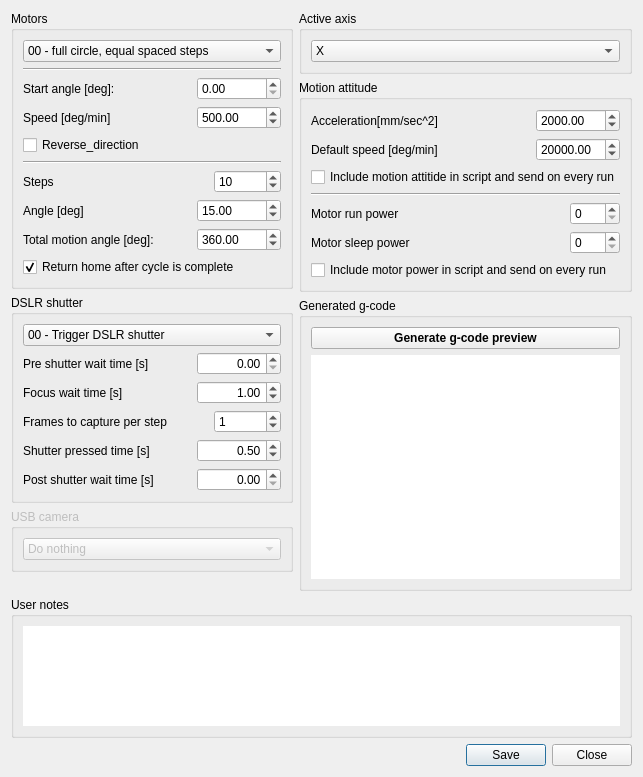
<?xml version="1.0" encoding="UTF-8"?>
<ui version="4.0">
 <class>CodeGenerator</class>
 <widget class="QDialog" name="CodeGenerator">
  <property name="geometry">
   <rect>
    <x>0</x>
    <y>0</y>
    <width>643</width>
    <height>777</height>
   </rect>
  </property>
  <property name="windowTitle">
   <string>Code Generator</string>
  </property>
  <layout class="QGridLayout" name="gridLayout_3">
   <item row="2" column="0">
    <widget class="QGroupBox" name="groupBox_6">
     <property name="sizePolicy">
      <sizepolicy hsizetype="Preferred" vsizetype="Preferred">
       <horstretch>0</horstretch>
       <verstretch>0</verstretch>
      </sizepolicy>
     </property>
     <property name="title">
      <string>User notes</string>
     </property>
     <layout class="QGridLayout" name="gridLayout_2">
      <item row="0" column="0">
       <widget class="QTextEdit" name="text_note">
        <property name="sizePolicy">
         <sizepolicy hsizetype="Preferred" vsizetype="Ignored">
          <horstretch>0</horstretch>
          <verstretch>0</verstretch>
         </sizepolicy>
        </property>
        <property name="minimumSize">
         <size>
          <width>0</width>
          <height>100</height>
         </size>
        </property>
        <property name="frameShape">
         <enum>QFrame::NoFrame</enum>
        </property>
        <property name="acceptRichText">
         <bool>false</bool>
        </property>
       </widget>
      </item>
     </layout>
    </widget>
   </item>
   <item row="0" column="0">
    <layout class="QHBoxLayout" name="horizontalLayout_14">
     <item>
      <layout class="QVBoxLayout" name="verticalLayout_2">
       <item>
        <widget class="QGroupBox" name="group_motors">
         <property name="sizePolicy">
          <sizepolicy hsizetype="Preferred" vsizetype="Preferred">
           <horstretch>0</horstretch>
           <verstretch>0</verstretch>
          </sizepolicy>
         </property>
         <property name="styleSheet">
          <string notr="true"/>
         </property>
         <property name="title">
          <string>Motors</string>
         </property>
         <layout class="QVBoxLayout" name="verticalLayout_4">
          <item>
           <widget class="QComboBox" name="motor_combo_mode">
            <item>
             <property name="text">
              <string>00 - full circle, equal spaced steps</string>
             </property>
            </item>
            <item>
             <property name="text">
              <string>01 - partial circle, equal spaced steps</string>
             </property>
            </item>
            <item>
             <property name="text">
              <string>02 - partial circle, known step angle</string>
             </property>
            </item>
           </widget>
          </item>
          <item>
           <widget class="Line" name="line_3">
            <property name="orientation">
             <enum>Qt::Horizontal</enum>
            </property>
           </widget>
          </item>
          <item>
           <layout class="QHBoxLayout" name="horizontalLayout_15">
            <item>
             <widget class="QLabel" name="label_18">
              <property name="sizePolicy">
               <sizepolicy hsizetype="MinimumExpanding" vsizetype="Preferred">
                <horstretch>0</horstretch>
                <verstretch>0</verstretch>
               </sizepolicy>
              </property>
              <property name="text">
               <string>Start angle [deg]: </string>
              </property>
             </widget>
            </item>
            <item>
             <widget class="QDoubleSpinBox" name="motor_start_angle">
              <property name="maximum">
               <double>999999.000000000000000</double>
              </property>
             </widget>
            </item>
           </layout>
          </item>
          <item>
           <layout class="QHBoxLayout" name="horizontalLayout_7">
            <item>
             <widget class="QLabel" name="label_7">
              <property name="sizePolicy">
               <sizepolicy hsizetype="MinimumExpanding" vsizetype="Preferred">
                <horstretch>0</horstretch>
                <verstretch>0</verstretch>
               </sizepolicy>
              </property>
              <property name="text">
               <string>Speed [deg/min]</string>
              </property>
             </widget>
            </item>
            <item>
             <widget class="QDoubleSpinBox" name="motor_speed">
              <property name="maximum">
               <double>999999.000000000000000</double>
              </property>
              <property name="value">
               <double>500.000000000000000</double>
              </property>
             </widget>
            </item>
           </layout>
          </item>
          <item>
           <widget class="QCheckBox" name="motor_reverse_dir">
            <property name="text">
             <string>Reverse_direction</string>
            </property>
            <property name="checked">
             <bool>false</bool>
            </property>
           </widget>
          </item>
          <item>
           <widget class="Line" name="line_2">
            <property name="orientation">
             <enum>Qt::Horizontal</enum>
            </property>
           </widget>
          </item>
          <item>
           <layout class="QHBoxLayout" name="horizontalLayout_8">
            <item>
             <widget class="QLabel" name="label_4">
              <property name="sizePolicy">
               <sizepolicy hsizetype="MinimumExpanding" vsizetype="Preferred">
                <horstretch>0</horstretch>
                <verstretch>0</verstretch>
               </sizepolicy>
              </property>
              <property name="text">
               <string>Steps</string>
              </property>
             </widget>
            </item>
            <item>
             <widget class="QDoubleSpinBox" name="motor_steps">
              <property name="decimals">
               <number>0</number>
              </property>
              <property name="maximum">
               <double>999999.000000000000000</double>
              </property>
              <property name="value">
               <double>10.000000000000000</double>
              </property>
             </widget>
            </item>
           </layout>
          </item>
          <item>
           <layout class="QHBoxLayout" name="horizontalLayout_9">
            <item>
             <widget class="QLabel" name="label_5">
              <property name="sizePolicy">
               <sizepolicy hsizetype="MinimumExpanding" vsizetype="Preferred">
                <horstretch>0</horstretch>
                <verstretch>0</verstretch>
               </sizepolicy>
              </property>
              <property name="text">
               <string>Angle [deg]</string>
              </property>
             </widget>
            </item>
            <item>
             <widget class="QDoubleSpinBox" name="motor_angle">
              <property name="maximum">
               <double>999999.000000000000000</double>
              </property>
              <property name="value">
               <double>15.000000000000000</double>
              </property>
             </widget>
            </item>
           </layout>
          </item>
          <item>
           <layout class="QHBoxLayout" name="horizontalLayout_10">
            <item>
             <widget class="QLabel" name="label_3">
              <property name="sizePolicy">
               <sizepolicy hsizetype="MinimumExpanding" vsizetype="Preferred">
                <horstretch>0</horstretch>
                <verstretch>0</verstretch>
               </sizepolicy>
              </property>
              <property name="text">
               <string>Total motion angle [deg]: </string>
              </property>
             </widget>
            </item>
            <item>
             <widget class="QDoubleSpinBox" name="motor_total_angle">
              <property name="maximum">
               <double>999999.000000000000000</double>
              </property>
              <property name="value">
               <double>360.000000000000000</double>
              </property>
             </widget>
            </item>
           </layout>
          </item>
          <item>
           <widget class="QCheckBox" name="motor_check_return">
            <property name="text">
             <string>Return home after cycle is complete</string>
            </property>
            <property name="checked">
             <bool>true</bool>
            </property>
           </widget>
          </item>
         </layout>
        </widget>
       </item>
       <item>
        <widget class="QGroupBox" name="groupBox_2">
         <property name="sizePolicy">
          <sizepolicy hsizetype="Preferred" vsizetype="Preferred">
           <horstretch>0</horstretch>
           <verstretch>0</verstretch>
          </sizepolicy>
         </property>
         <property name="styleSheet">
          <string notr="true"/>
         </property>
         <property name="title">
          <string>DSLR shutter</string>
         </property>
         <layout class="QVBoxLayout" name="verticalLayout">
          <item>
           <widget class="QComboBox" name="dslr_mode">
            <item>
             <property name="text">
              <string>00 - Trigger DSLR shutter</string>
             </property>
            </item>
            <item>
             <property name="text">
              <string>01 - Trigger DSLR focus and shutter</string>
             </property>
            </item>
            <item>
             <property name="text">
              <string>02 - USB DSLR control</string>
             </property>
            </item>
            <item>
             <property name="text">
              <string>03 - Do nothing</string>
             </property>
            </item>
           </widget>
          </item>
          <item>
           <layout class="QHBoxLayout" name="horizontalLayout">
            <item>
             <widget class="QLabel" name="label">
              <property name="sizePolicy">
               <sizepolicy hsizetype="MinimumExpanding" vsizetype="Preferred">
                <horstretch>0</horstretch>
                <verstretch>0</verstretch>
               </sizepolicy>
              </property>
              <property name="text">
               <string>Pre shutter wait time [s]</string>
              </property>
             </widget>
            </item>
            <item>
             <widget class="QDoubleSpinBox" name="dslr_pre_shutter_sleep_time">
              <property name="alignment">
               <set>Qt::AlignRight|Qt::AlignTrailing|Qt::AlignVCenter</set>
              </property>
              <property name="prefix">
               <string/>
              </property>
              <property name="maximum">
               <double>999999.000000000000000</double>
              </property>
              <property name="singleStep">
               <double>0.100000000000000</double>
              </property>
              <property name="value">
               <double>0.000000000000000</double>
              </property>
             </widget>
            </item>
           </layout>
          </item>
          <item>
           <layout class="QHBoxLayout" name="horizontalLayout_3">
            <item>
             <widget class="QLabel" name="label_17">
              <property name="sizePolicy">
               <sizepolicy hsizetype="MinimumExpanding" vsizetype="Preferred">
                <horstretch>0</horstretch>
                <verstretch>0</verstretch>
               </sizepolicy>
              </property>
              <property name="text">
               <string>Focus wait time [s]</string>
              </property>
             </widget>
            </item>
            <item>
             <widget class="QDoubleSpinBox" name="dslr_focus_wait_time">
              <property name="alignment">
               <set>Qt::AlignRight|Qt::AlignTrailing|Qt::AlignVCenter</set>
              </property>
              <property name="maximum">
               <double>999999.000000000000000</double>
              </property>
              <property name="singleStep">
               <double>0.100000000000000</double>
              </property>
              <property name="value">
               <double>1.000000000000000</double>
              </property>
             </widget>
            </item>
           </layout>
          </item>
          <item>
           <layout class="QHBoxLayout" name="horizontalLayout_4">
            <item>
             <widget class="QLabel" name="label_2">
              <property name="sizePolicy">
               <sizepolicy hsizetype="MinimumExpanding" vsizetype="Preferred">
                <horstretch>0</horstretch>
                <verstretch>0</verstretch>
               </sizepolicy>
              </property>
              <property name="text">
               <string>Frames to capture per step</string>
              </property>
             </widget>
            </item>
            <item>
             <widget class="QSpinBox" name="dslr_frames_to_capture">
              <property name="maximum">
               <number>999999</number>
              </property>
              <property name="value">
               <number>1</number>
              </property>
             </widget>
            </item>
           </layout>
          </item>
          <item>
           <layout class="QHBoxLayout" name="horizontalLayout_5">
            <item>
             <widget class="QLabel" name="label_19">
              <property name="sizePolicy">
               <sizepolicy hsizetype="MinimumExpanding" vsizetype="Preferred">
                <horstretch>0</horstretch>
                <verstretch>0</verstretch>
               </sizepolicy>
              </property>
              <property name="text">
               <string>Shutter pressed time [s]</string>
              </property>
             </widget>
            </item>
            <item>
             <widget class="QDoubleSpinBox" name="dslr_shutter_pressed_time">
              <property name="alignment">
               <set>Qt::AlignRight|Qt::AlignTrailing|Qt::AlignVCenter</set>
              </property>
              <property name="prefix">
               <string/>
              </property>
              <property name="maximum">
               <double>999999.000000000000000</double>
              </property>
              <property name="singleStep">
               <double>0.100000000000000</double>
              </property>
              <property name="value">
               <double>0.500000000000000</double>
              </property>
             </widget>
            </item>
           </layout>
          </item>
          <item>
           <layout class="QHBoxLayout" name="horizontalLayout_6">
            <item>
             <widget class="QLabel" name="label_21">
              <property name="sizePolicy">
               <sizepolicy hsizetype="MinimumExpanding" vsizetype="Preferred">
                <horstretch>0</horstretch>
                <verstretch>0</verstretch>
               </sizepolicy>
              </property>
              <property name="text">
               <string>Post shutter wait time [s]</string>
              </property>
             </widget>
            </item>
            <item>
             <widget class="QDoubleSpinBox" name="dslr_post_shutter_sleep_time">
              <property name="alignment">
               <set>Qt::AlignRight|Qt::AlignTrailing|Qt::AlignVCenter</set>
              </property>
              <property name="maximum">
               <double>999999.000000000000000</double>
              </property>
              <property name="singleStep">
               <double>0.100000000000000</double>
              </property>
              <property name="value">
               <double>0.000000000000000</double>
              </property>
             </widget>
            </item>
           </layout>
          </item>
         </layout>
        </widget>
       </item>
       <item>
        <widget class="QGroupBox" name="groupBox_3">
         <property name="enabled">
          <bool>false</bool>
         </property>
         <property name="sizePolicy">
          <sizepolicy hsizetype="Preferred" vsizetype="Preferred">
           <horstretch>0</horstretch>
           <verstretch>0</verstretch>
          </sizepolicy>
         </property>
         <property name="styleSheet">
          <string notr="true"/>
         </property>
         <property name="title">
          <string>USB camera</string>
         </property>
         <layout class="QGridLayout" name="gridLayout_4">
          <item row="0" column="0">
           <widget class="QComboBox" name="usb_camera_mode">
            <item>
             <property name="text">
              <string>Do nothing</string>
             </property>
            </item>
            <item>
             <property name="text">
              <string>USB cam capture</string>
             </property>
            </item>
           </widget>
          </item>
         </layout>
        </widget>
       </item>
       <item>
        <spacer name="verticalSpacer">
         <property name="orientation">
          <enum>Qt::Vertical</enum>
         </property>
         <property name="sizeHint" stdset="0">
          <size>
           <width>20</width>
           <height>40</height>
          </size>
         </property>
        </spacer>
       </item>
      </layout>
     </item>
     <item>
      <layout class="QVBoxLayout" name="verticalLayout_3">
       <item>
        <widget class="QGroupBox" name="groupBox_7">
         <property name="title">
          <string>Active axis</string>
         </property>
         <layout class="QHBoxLayout" name="horizontalLayout_2">
          <item>
           <widget class="QComboBox" name="combo_active_axis">
            <property name="minimumSize">
             <size>
              <width>50</width>
              <height>0</height>
             </size>
            </property>
            <item>
             <property name="text">
              <string>X</string>
             </property>
            </item>
            <item>
             <property name="text">
              <string>Y</string>
             </property>
            </item>
            <item>
             <property name="text">
              <string>Z</string>
             </property>
            </item>
            <item>
             <property name="text">
              <string>A</string>
             </property>
            </item>
           </widget>
          </item>
         </layout>
        </widget>
       </item>
       <item>
        <widget class="QGroupBox" name="groupBox_5">
         <property name="enabled">
          <bool>true</bool>
         </property>
         <property name="sizePolicy">
          <sizepolicy hsizetype="Preferred" vsizetype="Preferred">
           <horstretch>0</horstretch>
           <verstretch>0</verstretch>
          </sizepolicy>
         </property>
         <property name="toolTip">
          <string>Advanced control for motor controller</string>
         </property>
         <property name="styleSheet">
          <string notr="true"/>
         </property>
         <property name="title">
          <string>Motion attitude</string>
         </property>
         <layout class="QVBoxLayout" name="verticalLayout_5">
          <item>
           <layout class="QHBoxLayout" name="horizontalLayout_11">
            <item>
             <widget class="QLabel" name="label_6">
              <property name="sizePolicy">
               <sizepolicy hsizetype="MinimumExpanding" vsizetype="Preferred">
                <horstretch>0</horstretch>
                <verstretch>0</verstretch>
               </sizepolicy>
              </property>
              <property name="toolTip">
               <string>Motor start/stop aggressiveness </string>
              </property>
              <property name="text">
               <string>Acceleration[mm/sec^2]</string>
              </property>
             </widget>
            </item>
            <item>
             <widget class="QDoubleSpinBox" name="behavior_acceleration">
              <property name="maximum">
               <double>999999.000000000000000</double>
              </property>
              <property name="value">
               <double>2000.000000000000000</double>
              </property>
             </widget>
            </item>
           </layout>
          </item>
          <item>
           <layout class="QHBoxLayout" name="horizontalLayout_12">
            <item>
             <widget class="QLabel" name="label_8">
              <property name="sizePolicy">
               <sizepolicy hsizetype="MinimumExpanding" vsizetype="Preferred">
                <horstretch>0</horstretch>
                <verstretch>0</verstretch>
               </sizepolicy>
              </property>
              <property name="toolTip">
               <string>Motor start/stop aggressiveness </string>
              </property>
              <property name="text">
               <string>Default speed [deg/min]</string>
              </property>
             </widget>
            </item>
            <item>
             <widget class="QDoubleSpinBox" name="behavior_max_speed">
              <property name="maximum">
               <double>999999.000000000000000</double>
              </property>
              <property name="value">
               <double>20000.000000000000000</double>
              </property>
             </widget>
            </item>
           </layout>
          </item>
          <item>
           <widget class="QCheckBox" name="check_use_detailedsettings_in_gcode">
            <property name="toolTip">
             <string>Automatically send settings when RUN pressed</string>
            </property>
            <property name="text">
             <string>Include motion attitide in script and send on every run</string>
            </property>
            <property name="checked">
             <bool>false</bool>
            </property>
           </widget>
          </item>
          <item>
           <widget class="Line" name="line">
            <property name="orientation">
             <enum>Qt::Horizontal</enum>
            </property>
           </widget>
          </item>
          <item>
           <layout class="QHBoxLayout" name="horizontalLayout_23">
            <item>
             <widget class="QLabel" name="label_23">
              <property name="sizePolicy">
               <sizepolicy hsizetype="MinimumExpanding" vsizetype="Preferred">
                <horstretch>0</horstretch>
                <verstretch>0</verstretch>
               </sizepolicy>
              </property>
              <property name="toolTip">
               <string>Power settings for moving motor</string>
              </property>
              <property name="text">
               <string>Motor run power</string>
              </property>
             </widget>
            </item>
            <item>
             <widget class="QDoubleSpinBox" name="behavior_motor_run_pwr">
              <property name="minimumSize">
               <size>
                <width>50</width>
                <height>0</height>
               </size>
              </property>
              <property name="decimals">
               <number>0</number>
              </property>
              <property name="maximum">
               <double>32.000000000000000</double>
              </property>
             </widget>
            </item>
           </layout>
          </item>
          <item>
           <layout class="QHBoxLayout" name="horizontalLayout_24">
            <item>
             <widget class="QLabel" name="label_24">
              <property name="sizePolicy">
               <sizepolicy hsizetype="MinimumExpanding" vsizetype="Preferred">
                <horstretch>0</horstretch>
                <verstretch>0</verstretch>
               </sizepolicy>
              </property>
              <property name="toolTip">
               <string>Motor power setting after motion is stopped</string>
              </property>
              <property name="text">
               <string>Motor sleep power</string>
              </property>
             </widget>
            </item>
            <item>
             <widget class="QDoubleSpinBox" name="behavior_motor_sleep_pwr">
              <property name="minimumSize">
               <size>
                <width>50</width>
                <height>0</height>
               </size>
              </property>
              <property name="decimals">
               <number>0</number>
              </property>
              <property name="maximum">
               <double>32.000000000000000</double>
              </property>
             </widget>
            </item>
           </layout>
          </item>
          <item>
           <widget class="QCheckBox" name="check_use_motor_pwr">
            <property name="text">
             <string>Include motor power in script and send on every run</string>
            </property>
           </widget>
          </item>
         </layout>
        </widget>
       </item>
       <item>
        <widget class="QGroupBox" name="groupBox">
         <property name="sizePolicy">
          <sizepolicy hsizetype="Preferred" vsizetype="Preferred">
           <horstretch>0</horstretch>
           <verstretch>0</verstretch>
          </sizepolicy>
         </property>
         <property name="title">
          <string>Generated g-code</string>
         </property>
         <layout class="QGridLayout" name="gridLayout">
          <item row="1" column="0">
           <widget class="QTextEdit" name="text_gcode">
            <property name="sizePolicy">
             <sizepolicy hsizetype="Preferred" vsizetype="Expanding">
              <horstretch>0</horstretch>
              <verstretch>0</verstretch>
             </sizepolicy>
            </property>
            <property name="frameShape">
             <enum>QFrame::NoFrame</enum>
            </property>
            <property name="readOnly">
             <bool>true</bool>
            </property>
            <property name="acceptRichText">
             <bool>false</bool>
            </property>
           </widget>
          </item>
          <item row="0" column="0">
           <widget class="QPushButton" name="push_generate">
            <property name="sizePolicy">
             <sizepolicy hsizetype="Preferred" vsizetype="Fixed">
              <horstretch>0</horstretch>
              <verstretch>0</verstretch>
             </sizepolicy>
            </property>
            <property name="minimumSize">
             <size>
              <width>0</width>
              <height>0</height>
             </size>
            </property>
            <property name="font">
             <font>
              <weight>75</weight>
              <bold>true</bold>
             </font>
            </property>
            <property name="text">
             <string>Generate g-code preview</string>
            </property>
           </widget>
          </item>
         </layout>
        </widget>
       </item>
      </layout>
     </item>
    </layout>
   </item>
   <item row="3" column="0">
    <widget class="QDialogButtonBox" name="buttonBox">
     <property name="orientation">
      <enum>Qt::Horizontal</enum>
     </property>
     <property name="standardButtons">
      <set>QDialogButtonBox::Close|QDialogButtonBox::Save</set>
     </property>
    </widget>
   </item>
  </layout>
 </widget>
 <resources/>
 <connections>
  <connection>
   <sender>buttonBox</sender>
   <signal>rejected()</signal>
   <receiver>CodeGenerator</receiver>
   <slot>reject()</slot>
   <hints>
    <hint type="sourcelabel">
     <x>316</x>
     <y>260</y>
    </hint>
    <hint type="destinationlabel">
     <x>286</x>
     <y>274</y>
    </hint>
   </hints>
  </connection>
  <connection>
   <sender>buttonBox</sender>
   <signal>accepted()</signal>
   <receiver>CodeGenerator</receiver>
   <slot>accept()</slot>
   <hints>
    <hint type="sourcelabel">
     <x>248</x>
     <y>254</y>
    </hint>
    <hint type="destinationlabel">
     <x>157</x>
     <y>274</y>
    </hint>
   </hints>
  </connection>
 </connections>
</ui>
